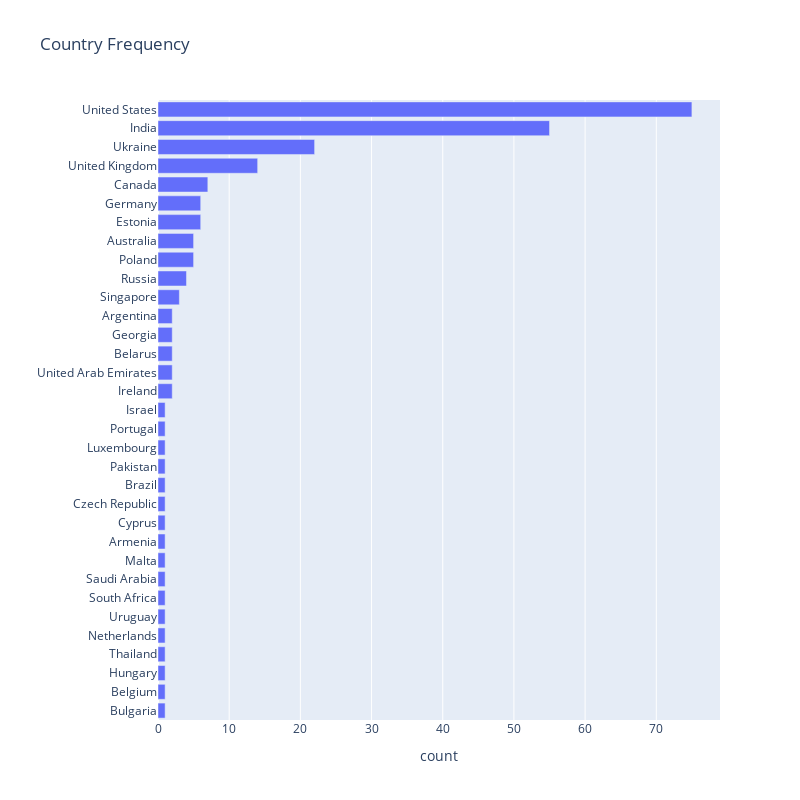

Notebook code for this chart:
### Code cell
px.bar(x=countries_cnt.values, y=countries_cnt.index, labels={'x': 'count', 'y':''}, width=800,
       title='Country Frequency', height=800)

### Figure 1 — Plotly figure (JSON) as saved in the notebook; plotly's stock layout.template omitted (floating-point values rounded to 4 significant figures)
{"data": [{"alignmentgroup": "True", "hovertemplate": "count=%{x}<br>=%{y}<extra></extra>", "legendgroup": "", "marker": {"color": "#636efa", "pattern": {"shape": ""}}, "name": "", "offsetgroup": "", "orientation": "h", "showlegend": false, "textposition": "auto", "type": "bar", "x": [1, 1, 1, 1, 1, 1, 1, 1, 1, 1, 1, 1, 1, 1, 1, 1, 1, 2, 2, 2, 2, 2, 3, 4, 5, 5, 6, 6, 7, 14, 22, 55, 75], "xaxis": "x", "y": ["Bulgaria", "Belgium", "Hungary", "Thailand", "Netherlands", "Uruguay", "South Africa", "Saudi Arabia", "Malta", "Armenia", "Cyprus", "Czech Republic", "Brazil", "Pakistan", "Luxembourg", "Portugal", "Israel", "Ireland", "United Arab Emirates", "Belarus", "Georgia", "Argentina", "Singapore", "Russia", "Poland", "Australia", "Estonia", "Germany", "Canada", "United Kingdom", "Ukraine", "India", "United States"], "yaxis": "y"}], "layout": {"barmode": "relative", "height": 800, "legend": {"tracegroupgap": 0}, "title": {"text": "Country Frequency"}, "width": 800, "xaxis": {"anchor": "y", "domain": [0, 1], "title": {"text": "count"}}, "yaxis": {"anchor": "x", "domain": [0, 1], "title": {"text": ""}}}}
